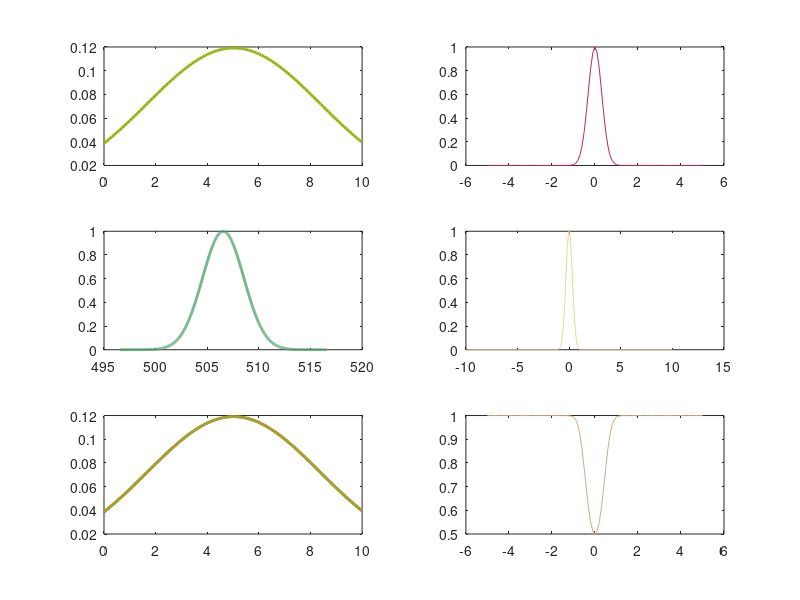

Write the MATLAB code that produced this figure.
mu = 0;
    %for i = 1:10;%Sites
    %    for j = 1:2;
    
    
            for s = 3.35;%Std
                Zi = -1.5*s:1e-1:1.5*s;%Tuning s or 0.5 changes initial S abundance  
                Zri = normpdf(Zi, mu, s);%Frequency each phenotype
                Zi = Zi + abs(min(Zi));%Move everything to the right.
                SRA = repmat(Zi, [10,1,10]);
%Plotting trait distributions---
%hold on
subplot(3,2,1)
hr1 = plot(Zi,Zri);%Visualize
a =unifrnd(0,1);
b =unifrnd(0,1);
c =unifrnd(0,1);
set(hr1,'color',[a b c]);
set(hr1,'LineWidth',2);
%-------------------------------
           end

%Fitness function A--------------------------
gamma = 5;
munew = mean(SRA(1,:,1));
for pA = 1:length(Zi);
N1(pA,2) = exp(-gamma*(Zi(1,pA) - munew)^2);
N1(pA,1) = Zi(1,pA) - munew;
end
subplot(3,2,2)
hr1 = plot(N1(:,1),N1(:,2));%Visualize
a =unifrnd(0,1);
b =unifrnd(0,1);
c =unifrnd(0,1);
set(hr1,'color',[a b c]);
%--------------------------------------------

%Fitness function D--------------------------
  L=1000; % size of the landscape
  P = 10;%number of sites 
  n = unifrnd(0,L,P,2);%positions of sites RGG
  Pd = zeros(P,P);
  Pdmean = zeros(P,P);
  for i = 1:P,
      for j = i+1:P,
          dx2 = (n(i,1) - n(j,1))^2;%Euclidean distance
          dy2 = (n(i,2) - n(j,2))^2;
          d(i,j) = sqrt(dx2 + dy2);%distance matrix
          Pd(i,j) = 1/d(i,j);%the lower the distance the higher the probability
          Pdmean(i,j) = d(i,j);%the lower the distance the higher the probability
      end
  end 
  Pd(P,P) = 0;
  Pdmean=Pdmean+Pdmean';
  D = nonzeros(triu(Pdmean,1));
  D = mean(D);%Optimum dispersal value

%Extract distribution from landscape values
mu = D; 
    sigma = 2; 
    Zi = (mu -  5*sigma) : (sigma / 100) : (mu + 5*sigma); 
    pdfNormal = normpdf(Zi, mu, sigma);
        %plot(x, pdfNormal/max(pdfNormal)); 

%for s = 100;%Std
%       Zi = -1.5*s:1e-1:1.5*s;%Tuning s or 0.5 changes initial S abundance  
%       Zri = normpdf(Zi, 0, s);%Frequency each phenotype
%       Zi = D + abs(min(Zi));%Move everything to the right.
       SRD = repmat(Zi, [10,1,10]);

subplot(3,2,3)       
%hr1 = plot(Zi,Zri);%Visualize
hr1 = plot(Zi, pdfNormal/max(pdfNormal)); 

a =unifrnd(0,1);
b =unifrnd(0,1);
c =unifrnd(0,1);
set(hr1,'color',[a b c]);
set(hr1,'LineWidth',2);
%end
    
gamma = 5;
for pD = 1:length(Zi);
WD(pD,2) = exp(-gamma*(Zi(1,pD) - D)^2);
WD(pD,1) = Zi(1,pD) - D;
end

hold on
subplot(3,2,4)
hr1 = plot(WD(:,1),WD(:,2));%Visualize
a =unifrnd(0,1);
b =unifrnd(0,1);
c =unifrnd(0,1);
set(hr1,'color',[a b c]);
%---------------------------------------------
  
%Fitness function B--------------------------
%Resource
   for s = 3.35;%Std
                Zr = -1.5*s:1e-1:1.5*s;%Tuning s or 0.5 changes initial S abundance  
                ZrB = normpdf(Zr, 0, s);%Frequency each phenotype
                Zr = Zr + abs(min(Zr));%Move everything to the right.
                SRB = repmat(Zr, [10,1,10]);
%Plotting trait distributions---
hold on
subplot(3,2,5)
hr1 = plot(Zr,ZrB);%Visualize
a =unifrnd(0,1);
b =unifrnd(0,1);
c =unifrnd(0,1);
set(hr1,'color',[a b c]);
set(hr1,'LineWidth',2);
end
%-------------------------------

%Consumer
   for s =3.35;%Std
                Zc = -1.5*s:1e-1:1.5*s;%Tuning s or 0.5 changes initial S abundance  
                ZrC = normpdf(Zc, 0, s);%Frequency each phenotype
                Zc = Zc + abs(min(Zc));%Move everything to the right.
                SCB = repmat(Zc, [10,1,10]);
%Plotting trait distributions---
hold on
hr2 = plot(Zc,ZrC);%Visualize
a =unifrnd(0,1);
b =unifrnd(0,1);
c =unifrnd(0,1);
set(hr2,'color',[a b c]);
set(hr2,'LineWidth',2);
  end
  
gamma = 5;
for pB = 1:length(Zr);
WB(pB,2) = 1/(1 + exp(-gamma*(Zr(1,pB) - mean(Zc))^2));
WB(pB,1) = Zr(1,pB) - mean(Zc);
end
subplot(3,2,6)
hr1 = plot(WB(:,1),WB(:,2));%Visualize
a =unifrnd(0,1);
b =unifrnd(0,1);
c =unifrnd(0,1);
set(hr1,'color',[a b c]);
